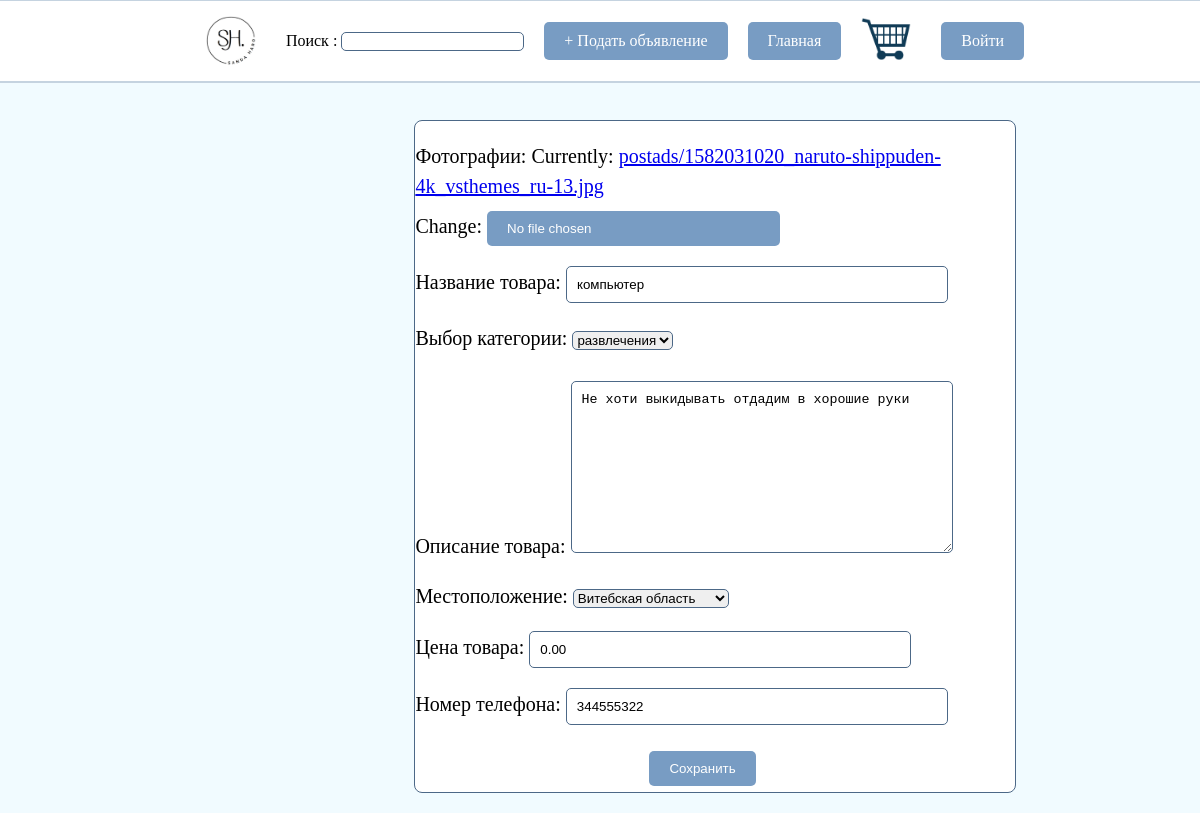
Page /edit_ad/2 on the earlier database version.
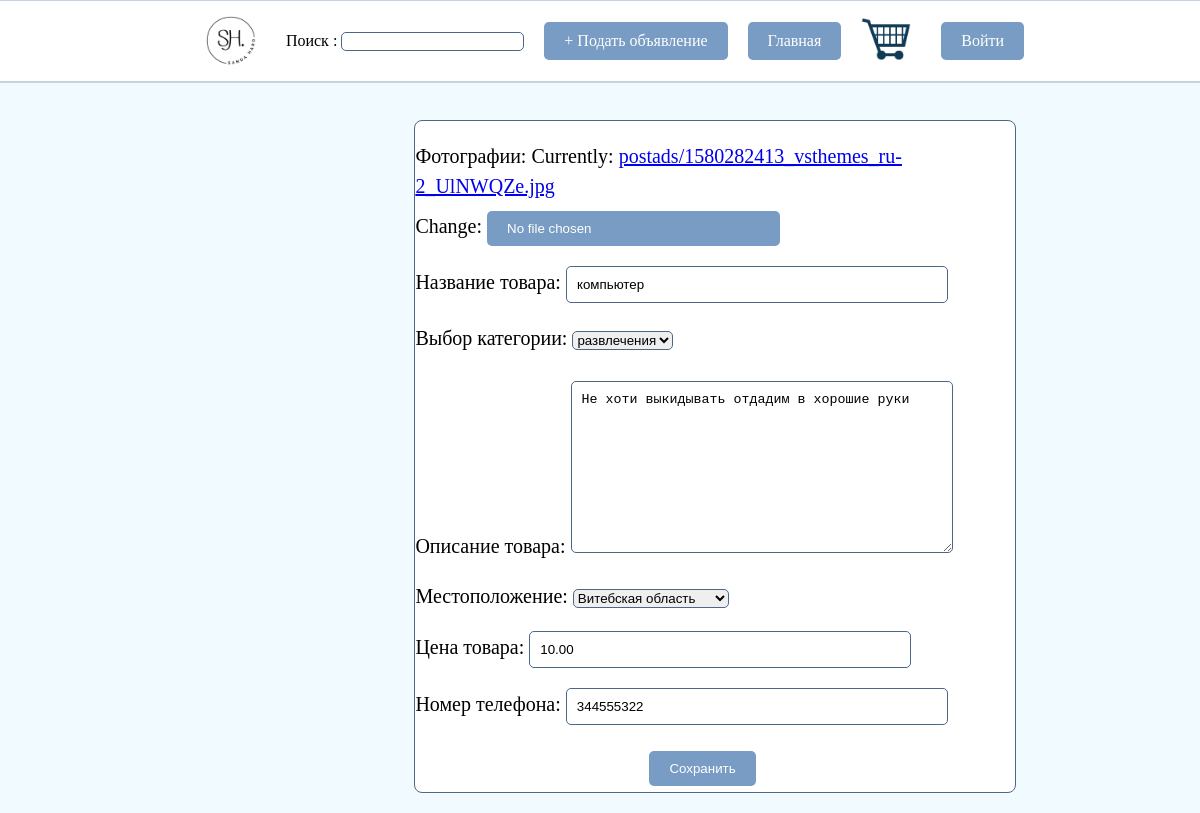
Same page on the later database version.
### main/models.py (models this page shows, shortened)
class Ad(models.Model):
    CATEGORY_CHOICES = (
        ('обувь', 'обувь'),
        ('одежда', 'одежда'),
        ('мебель', 'мебель'),
        ('автомобиль', 'автомобиль'),
        ('квартира', 'квартира'),
        ('игрушки', 'игрушки'),
        ('развлечения', 'развлечения'),
    )
    LOCATION_CHOICES = (
        ('', 'Все регионы'),
        ('MT', 'Минская область'),
        ('BR', 'Брестская область'),
        ('VG', 'Витебская область'),
        ('HO', 'Гомельская область'),
        ('GR', 'Гродненская область'),
        ('MO', 'Могилевская область'),
        ('MN', 'Минск'),
    )
    user = models.ForeignKey(User, on_delete=models.CASCADE, default=1) # добавлено поле для ссылки на пользователя
    title = models.CharField(max_length=100, default='')
    category = models.CharField(choices=CATEGORY_CHOICES, max_length=50, default='category1')
    description = models.TextField(default='')
    price = models.DecimalField(max_digits=10, decimal_places=2, default=0)
    location = models.CharField(choices=LOCATION_CHOICES, max_length=50, default='MT')
    phone_number = models.CharField(max_length=20, default='')
    photo = models.ImageField('Изображение', upload_to='postads/', default='postads/default.jpg')

### main/views.py (the view)
# urls.py: path('edit_ad/<int:ad_id>', views.edit_ad, name='edit_ad'),
def edit_ad(request, ad_id):
    ad = Ad.objects.get(id=ad_id)
    if request.method == 'POST':
        form = AdForm(request.POST, request.FILES, instance=ad)  # Учтите request.FILES
        if form.is_valid():
            form.save()
            return redirect('myads')
    else:
        form = AdForm(instance=ad)
    return render(request, 'main/edit_ad.html', {'form': form, 'ad': ad})

### main/forms.py (shortened to what this page needs)
class TitleSearchForm(forms.Form):
    simple_title = forms.CharField(label='Поиск ', required=False)

class AdForm(forms.ModelForm):
    class Meta:
        model = Ad
        fields = ['photo', 'title', 'category', 'description', 'location', 'price', 'phone_number']
        labels = {'title': 'Название товара', 'category': 'Выбор категории', 'description': 'Описание товара', 'price': 'Цена товара', 'location': 'Местоположение', 'phone_number': 'Номер телефона', 'photo': 'Фотографии'}
        widgets = {
            'title': forms.TextInput(attrs={'class': 'form-control'}),
            'category': forms.Select(attrs={'class': 'form-select'}),
            'description': forms.Textarea(attrs={'class': 'form-control'}),
            'price': forms.NumberInput(attrs={'class': 'form-control'}),
            'location': forms.Select(attrs={'class': 'form-select'}),
            'phone_number': forms.TextInput(attrs={'class': 'form-control'}),
            'photo': forms.ClearableFileInput(attrs={'class': 'form-controlph'}),
        }
    def __init__(self, *args, **kwargs):
        self.request = kwargs.pop('request', None)
        super().__init__(*args, **kwargs)

### main/context_processors.py (called while the page is built)
def title_search_form(request):
    search_form = TitleSearchForm(request.GET)
    return {'title_search_form': search_form}

### main/templates/main/edit_ad.html (shortened to what this page needs)
{% extends "main/index.html" %}
{% block content %}
<div class="form-wrapper">
<form method="POST" enctype="multipart/form-data">
  {{ form.as_p }}
  <button class="buttonMod save">Сохранить</button>
</form>
  </div>
{% endblock %}

### main/templates/main/index.html (shortened to what this page needs)
{% load static %}
<!DOCTYPE html>
<html>
<head>
    <link rel="stylesheet" href="/static/main/css/style.css">
</head>
<body>
<div class="header">
    <div class="navigation">
        <div class="logo">
            <img src="{% static 'assets/logo2.jpg' %}" alt="">
        </div>
        <div class="search-container">
            <form method="get">
                {{ title_search_form.as_p }}
            </form>
        </div>
        {% if user.is_authenticated %}
        <div class="buttons">
            <a href="{% url 'postads' %}" class="buttonMod">+ Подать объявление </a>
            <a href="{% url 'home' %}" class="buttonMod">Главная</a>
            <div class="buttonModbaskett">
                <a href="{% url 'basket' %}" class="buttonModbasket">
                    <img src="{% static 'assets/basket.png' %}" alt="Корзина">
                </a>
            </div>
            <div class="buttonModbaskett">
                <a href="#" id="openModal" class="buttonModbasket">
                    <img src="{% static 'assets/pr2.png' %}" alt="Профиль">
                </a>
            </div>
            <script src="/static/main/js/main.js"></script>
            <div class="modal" id="myModal">
                <div class="modal-content">
                    <ul>
                        <li><a href="{% url 'user_list' user_id=1 %}">Мои чаты</a></li>
                        <li><a href="{% url 'myads' %}">Мои объявления</a></li>
                        <li><a href="{% url 'profile' %}">Профиль</a></li>
                        <li><a href="{% url 'support' %}">Поддержка</a></li>
                        <li><a href="{% url 'logout' %}?next=/">Выйти</a></li>
                    </ul>
                </div>
            </div>
        </div>
        {% else %}
        <a href="{% url 'postads' %}" class="buttonMod">+ Подать объявление</a>
        <a href="{% url 'home' %}" class="buttonMod">Главная</a>
        <a href="{% url 'basket' %}" class="buttonModbasket">
            <img src="{% static 'assets/basket.png' %}" alt="Корзина">
        </a>
        <a href="{% url 'register' %}" class="buttonMod">Войти</a>
        {% endif %}
    </div>
</div>
<div class="content">
    {% block content %}{% endblock %}
</div>
</body>
</html>

### main/static/main/css/style.css (style rules this page uses)
html, body { margin: 0; padding: 0; }
.header { position: fixed; top: 0; left: 0; width: 100%; height: 80px; background-color: white; border-bottom: 1px solid #c5d3e0; border-top: 1px solid #c5d3e0; display: flex; justify-content: center; align-items: center; padding: 0 20px; z-index: 1000; }
.logo { font-size: 24px; margin-right: 10px; }
.navigation { display: flex; justify-content: flex-end; align-items: center; gap: 20px; margin-right: 10px; }
.search-container { display: flex; align-items: center; }
.content { margin-top: 100px; padding: 20px; font-size: 20px; line-height: 1.5; }
.form-wrapper { display: flex; flex-direction: column; align-items: center; border: 1px solid #4c6887; border-radius: 8px; width: 600px; margin-left: 34%; background-color: white; }
.form-control { width: 100%; padding: 10px; }
body { margin: 0; padding: 0; height: 100vh; display: flex; flex-direction: column; }
.header { position: fixed; top: 0; left: 0; width: 100%; height: 80px; background-color: white; border-bottom: 2px solid #c5d3e0; border-top: 1px solid #c5d3e0; display: flex; justify-content: center; align-items: center; padding: 0 20px; z-index: 1000; }
p { color: #000; }
.buttonMod { display: inline-block; padding: 10px 20px; background-color: #789cc3; color: #fff; text-decoration: none; border-radius: 5px; border: none; }
.buttonModbasket img { width: 50px; height: auto; margin-right: 10px; }
input { border-radius: 5px; border: 1px solid #4c6887; }
textarea { border-radius: 5px; border: 1px solid #4c6887; margin-top: 8px; }
.form-select { border-radius: 5px; border: 1px solid #4c6887; margin-top: 8px; }
#id_location { border-radius: 5px; border: 1px solid #4c6887; margin-top: 8px; }
.logo { display: flex; justify-content: center; }
.logo img { width: 50px; }

### main/templates/main/index.html (style rules this page uses)
body { background-color: #f1fbff; }

### main/templates/main/edit_ad.html (style rules this page uses)
.form-controlph { background-color: #789cc3; color: white; padding: 10px 20px; border: none; cursor: pointer; margin-top: 10px; }
.form-control { width: 60%; padding: 10px; }
.buttonMod.save { margin-left: 39%; margin-top: 1%; margin-bottom: 1%; }

Differences in the rows shown:
changed Ad "компьютер": price "0.00" → "10.00"
Other differences:
text no longer shown: "Фотографии: Currently: postads/1582031020_naruto-shippuden-4k_vsthemes_ru-13.jpg Change: Название товара: Выбор категории: Описание товара: Местоположение: Цена товара: Номер телефона:"
text now shown: "Фотографии: Currently: postads/1580282413_vsthemes_ru-2_UlNWQZe.jpg Change: Название товара: Выбор категории: Описание товара: Местоположение: Цена товара: Номер телефона:"
